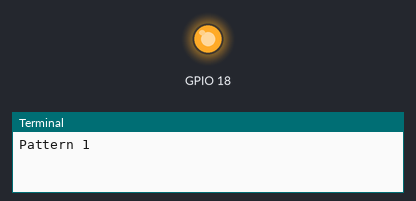
Recording of a program running on a simulated Raspberry Pi (BCM pin numbers). Shown: output pins drawn as LEDs (lit = HIGH), the last lines printed to the terminal. At 15.0 s the program stops and its outputs stay as they are.

Above: at 0.1 s.
At 15.1 s:
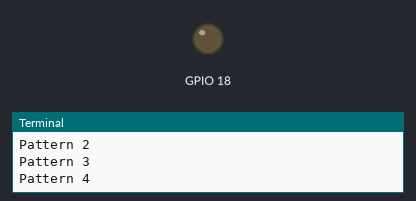
Timing chart, 0 to 16.5 s (numbered marks = the images above):
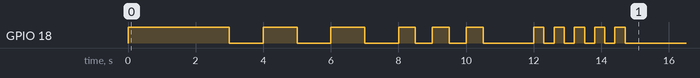

Measured:
- by itself, GPIO 18: LOW → HIGH at 0.00 s, → LOW 3.0 s later, → HIGH 1.0 s later, → LOW 1.0 s later, … (22 changes in this stretch)

The program:

Buzzer.py
```python
##################################################
#
#   Buzzer制御クラス
#
#   ブザーのON/OFF制御を行う
#
#
##################################################

from gpiozero import Buzzer
from Parameter import PGet
import time

class   BuzzerController:
    PATTERN = [
        {"on": 1, "off": 0},         # なりっぱなし
        {"on": 1, "off": 1},         # 1秒周期
        {"on": 0.5, "off": 0.5},     # はやいの
        {"on": 0.3, "off": 0.3}      # もっとはやいの
    ]

    def __init__(self):
        """
        ブザー鳴動処理
        :param port_no:ブザー用のポート番号
        """
        self.buzzer_port = Buzzer(PGet().port_buzzer)

    def on(self, pattern):
        """
        ブザー鳴動
        :param pattern: ブザー鳴動パターンPATTERN[n]で指定
        :return:
        """
        self.buzzer_port.beep( pattern["on"], pattern["off"] )

    def off(self):
        self.buzzer_port.off()

if __name__ == "__main__":
    obj = BuzzerController()
    print("Pattern 1")
    obj.on(BuzzerController.PATTERN[0])
    time.sleep(3)
    obj.off()
    time.sleep(1)

    print("Pattern 2")
    obj.on(BuzzerController.PATTERN[1])
    time.sleep(3)
    obj.off()
    time.sleep(1)

    print("Pattern 3")
    obj.on(BuzzerController.PATTERN[2])
    time.sleep(3)
    obj.off()
    time.sleep(1)

    print("Pattern 4")
    obj.on(BuzzerController.PATTERN[3])
    time.sleep(3)
    obj.off()
```

Parameter.py
```python
##################################################
#
#   Parameter管理クラス
#   https://www.magata.net/memo/index.php?python%A4%C7%A5%B7%A5%EA%A5%A2%A5%E9%A5%A4%A5%BA%A4%C8%A5%C7%A5%B7%A5%EA%A5%A2%A5%E9%A5%A4%A5%BA
#
##################################################
import pickle
import os


def PGet():
    return Parameter.Get()


PARAMETER_FILE = 'parameter.prm'


class Parameter:
    class_object = None

    @classmethod
    def Get(cls):
        if Parameter.class_object is None:
            if os.path.exists(PARAMETER_FILE):
                cls.parameter_load()
                return Parameter.class_object
            Parameter.class_object = Parameter()
        return Parameter.class_object

    def __init__(self):
        self.__port_motorOn = 4  # Motor:Motor 駆動ポート
        self.__port_motorDir = 27  # Motor:Motor 方向ポート
        self.__port_status1 = 22  # Sequencer:起動ステータスLEDポート
        self.__port_status2 = 23  # Motor:モータ駆動中LEDポート
        self.__port_error = 24  # Motor:エラーLEDポート
        self.__port_warning = 25  # Sequencer:警告LEDポート
        self.__port_buzzer = 18  # Buzzer:ブザーポート
        self.__port_upper_sw = 5  # Sequencer:上端スイッチ
        self.__port_lower_sw = 6  # Sequencer:下端スイッチ
        self.__timer_status_led_blink = 0.5  # Motor:モータ駆動中LEDの点滅間隔(sec)
        self.__timer_stop_control = 3  # Motor:モーター停止後のインターバル(sec)
        self.__timer_chattering = 1  # Switch:スイッチのチャタ除去時間(sec)
        self.__timer_camera_interval = 2.0  # Sequence:モニター時の撮影間隔(sec)
        self.__timer_camera_stop = 5  # Sequence : モーターがOFFになってからキャプチャーを停止するまでの時間
        self.__timer_motor_on_sense = 100  # Motor:ONにしてからスイッチが入るまでの監視(sec)
        self.__timer_motor_off_sense = 4  # Motor:ONにしてからスイッチが切れるまでの監視(sec)
        self.__camera_resolution = (320, 240)  # カメラの解像度
        self.__mqtt_password = "token:token_3KgDgo0nTlZAPJbO"  # Sequence:Beebote MQTT password

    @property
    def port_motorOn(self):
        return self.__port_motorOn

    @property
    def port_motorDir(self):
        return self.__port_motorDir

    @property
    def port_status1(self):
        return self.__port_status1

    @property
    def port_status2(self):
        return self.__port_status2

    @property
    def port_error(self):
        return self.__port_error

    @property
    def port_warning(self):
        return self.__port_warning

    @property
    def port_buzzer(self):
        return self.__port_buzzer

    @property
    def port_upper_sw(self):
        return self.__port_upper_sw

    @property
    def port_lower_sw(self):
        return self.__port_lower_sw

    @property
    def timer_status_led_blink(self):
        return self.__timer_status_led_blink

    @property
    def timer_stop_control(self):
        return self.__timer_stop_control

    @property
    def timer_chattering(self):
        return self.__timer_chattering

    @property
    def timer_camera_interval(self):
        return self.__timer_camera_interval

    @property
    def timer_camera_stop(self):
        return self.__timer_camera_stop

    @property
    def timer_motor_on_sense(self):
        return self.__timer_motor_on_sense

    @property
    def timer_motor_off_sense(self):
        return self.__timer_motor_off_sense

    @property
    def camera_resolution(self):
        return self.__camera_resolution

    @property
    def mqtt_password(self):
        return self.__mqtt_password

    def parameter_save(self):
        with open(PARAMETER_FILE, "wb") as f:
            pickle.dump(self, f)

    @classmethod
    def parameter_load(cls):
        with open(PARAMETER_FILE, "rb") as f:
            Parameter.class_object = pickle.load(f)

    def debug_param_break(self):
        self.__port_motorOn = 0  # Motor:Motor 駆動ポート
        self.__port_motorDir = 1  # Motor:Motor 方向ポート
        self.__port_status1 = 2  # Sequencer:起動ステータスLEDポート
        self.__port_status2 = 3  # Motor:モータ駆動中LEDポート
        self.__port_error = 4  # Motor:エラーLEDポート
        self.__port_warning = 5  # Sequencer:警告LEDポート
        self.__port_buzzer = 6  # Buzzer:ブザーポート
        self.__port_upper_sw = 7  # Sequencer:上端スイッチ
        self.__port_lower_sw = 8  # Sequencer:下端スイッチ
        self.__timer_status_led_blink = 9  # Motor:モータ駆動中LEDの点滅間隔(sec)
        self.__timer_stop_control = 10  # Motor:モーター停止後のインターバル(sec)
        self.__timer_chattering = 11  # Switch:スイッチのチャタ除去時間(sec)
        self.__timer_camera_interval = 12  # Sequence:モニター時の撮影間隔(sec)
        self.__timer_camera_stop = 13  # Sequence : モーターがOFFになってからキャプチャーを停止するまでの時間
        self.__timer_motor_on_sense = 14  # Motor:ONにしてからスイッチが入るまでの監視(sec)
        self.__timer_motor_off_sense = 15  # Motor:ONにしてからスイッチが切れるまでの監視(sec)
        self.__camera_resolution = 16  # カメラの解像度
        self.__mqtt_password = 17  # Sequence:Beebote MQTT password


"""
if __name__ == "__main__":
    print("port_motorOn={0}".format(PGet().port_motorOn))
    print("port_motorDir={0}".format(PGet().port_motorDir))
    print("port_status1={0}".format(PGet().port_status1))
    print("port_status2={0}".format(PGet().port_status2))
    print("port_error={0}".format(PGet().port_error))
    print("port_warning={0}".format(PGet().port_warning))
    print("port_buzzer={0}".format(PGet().port_buzzer))
    print("port_upper_sw={0}".format(PGet().port_upper_sw))
    print("port_lower_sw={0}".format(PGet().port_lower_sw))
    print("timer_status_led_blink={0}".format(PGet().timer_status_led_blink))
    print("timer_stop_control={0}".format(PGet().timer_stop_control))
    print("timer_chattering={0}".format(PGet().timer_chattering))
    print("timer_camera_interval={0}".format(PGet().timer_camera_interval))
    print("timer_camera_stop={0}".format(PGet().timer_camera_stop))
    print("timer_motor_on_sense={0}".format(PGet().timer_motor_on_sense))
    print("timer_motor_off_sense={0}".format(PGet().timer_motor_off_sense))
    print("camera_resolution={0}".format(PGet().camera_resolution))
    print("mqtt_password={0}".format(PGet().mqtt_password))

    PGet().parameter_save()
    PGet().debug_param_break()
    print("BREAK")
    print("port_motorOn={0}".format(PGet().port_motorOn))
    print("port_motorDir={0}".format(PGet().port_motorDir))
    print("port_status1={0}".format(PGet().port_status1))
    print("port_status2={0}".format(PGet().port_status2))
    print("port_error={0}".format(PGet().port_error))
    print("port_warning={0}".format(PGet().port_warning))
    print("port_buzzer={0}".format(PGet().port_buzzer))
    print("port_upper_sw={0}".format(PGet().port_upper_sw))
    print("port_lower_sw={0}".format(PGet().port_lower_sw))
    print("timer_status_led_blink={0}".format(PGet().timer_status_led_blink))
    print("timer_stop_control={0}".format(PGet().timer_stop_control))
    print("timer_chattering={0}".format(PGet().timer_chattering))
    print("timer_camera_interval={0}".format(PGet().timer_camera_interval))
    print("timer_camera_stop={0}".format(PGet().timer_camera_stop))
    print("timer_motor_on_sense={0}".format(PGet().timer_motor_on_sense))
    print("timer_motor_off_sense={0}".format(PGet().timer_motor_off_sense))
    print("camera_resolution={0}".format(PGet().camera_resolution))
    print("mqtt_password={0}".format(PGet().mqtt_password))

    PGet().parameter_load()
    print("RESTORE")
    print("port_motorOn={0}".format(PGet().port_motorOn))
    print("port_motorDir={0}".format(PGet().port_motorDir))
    print("port_status1={0}".format(PGet().port_status1))
    print("port_status2={0}".format(PGet().port_status2))
    print("port_error={0}".format(PGet().port_error))
    print("port_warning={0}".format(PGet().port_warning))
    print("port_buzzer={0}".format(PGet().port_buzzer))
    print("port_upper_sw={0}".format(PGet().port_upper_sw))
    print("port_lower_sw={0}".format(PGet().port_lower_sw))
    print("timer_status_led_blink={0}".format(PGet().timer_status_led_blink))
    print("timer_stop_control={0}".format(PGet().timer_stop_control))
    print("timer_chattering={0}".format(PGet().timer_chattering))
    print("timer_camera_interval={0}".format(PGet().timer_camera_interval))
    print("timer_camera_stop={0}".format(PGet().timer_camera_stop))
    print("timer_motor_on_sense={0}".format(PGet().timer_motor_on_sense))
    print("timer_motor_off_sense={0}".format(PGet().timer_motor_off_sense))
    print("camera_resolution={0}".format(PGet().camera_resolution))
    print("mqtt_password={0}".format(PGet().mqtt_password))
"""
```
